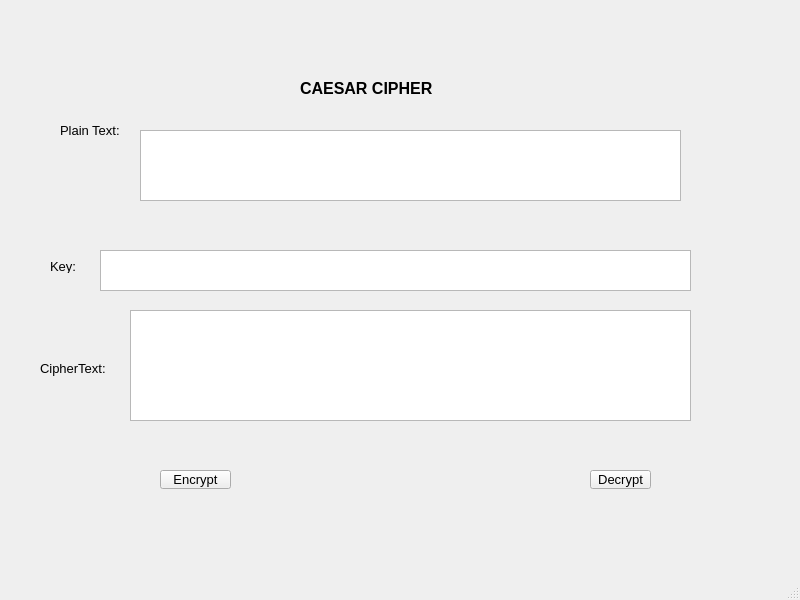
<?xml version="1.0" encoding="UTF-8"?>
<ui version="4.0">
 <class>MainWindow</class>
 <widget class="QMainWindow" name="MainWindow">
  <property name="geometry">
   <rect>
    <x>0</x>
    <y>0</y>
    <width>800</width>
    <height>600</height>
   </rect>
  </property>
  <property name="windowTitle">
   <string>MainWindow</string>
  </property>
  <widget class="QWidget" name="centralwidget">
   <widget class="QLabel" name="label">
    <property name="geometry">
     <rect>
      <x>300</x>
      <y>80</y>
      <width>291</width>
      <height>16</height>
     </rect>
    </property>
    <property name="font">
     <font>
      <pointsize>12</pointsize>
      <weight>75</weight>
      <bold>true</bold>
     </font>
    </property>
    <property name="text">
     <string>CAESAR CIPHER</string>
    </property>
   </widget>
   <widget class="QLabel" name="txt_2">
    <property name="geometry">
     <rect>
      <x>60</x>
      <y>120</y>
      <width>81</width>
      <height>21</height>
     </rect>
    </property>
    <property name="font">
     <font>
      <pointsize>10</pointsize>
      <weight>50</weight>
      <bold>false</bold>
     </font>
    </property>
    <property name="text">
     <string>Plain Text:</string>
    </property>
   </widget>
   <widget class="QLabel" name="txt_3">
    <property name="geometry">
     <rect>
      <x>50</x>
      <y>260</y>
      <width>47</width>
      <height>13</height>
     </rect>
    </property>
    <property name="font">
     <font>
      <pointsize>10</pointsize>
     </font>
    </property>
    <property name="text">
     <string>Key:</string>
    </property>
   </widget>
   <widget class="QLabel" name="txt_4">
    <property name="geometry">
     <rect>
      <x>40</x>
      <y>360</y>
      <width>101</width>
      <height>16</height>
     </rect>
    </property>
    <property name="font">
     <font>
      <pointsize>10</pointsize>
     </font>
    </property>
    <property name="text">
     <string>CipherText:</string>
    </property>
   </widget>
   <widget class="QTextBrowser" name="textBrowser">
    <property name="geometry">
     <rect>
      <x>140</x>
      <y>130</y>
      <width>541</width>
      <height>71</height>
     </rect>
    </property>
   </widget>
   <widget class="QTextBrowser" name="textBrowser_2">
    <property name="geometry">
     <rect>
      <x>100</x>
      <y>250</y>
      <width>591</width>
      <height>41</height>
     </rect>
    </property>
   </widget>
   <widget class="QTextBrowser" name="textBrowser_3">
    <property name="geometry">
     <rect>
      <x>130</x>
      <y>310</y>
      <width>561</width>
      <height>111</height>
     </rect>
    </property>
   </widget>
   <widget class="QToolButton" name="toolButton1">
    <property name="geometry">
     <rect>
      <x>160</x>
      <y>470</y>
      <width>71</width>
      <height>19</height>
     </rect>
    </property>
    <property name="font">
     <font>
      <pointsize>10</pointsize>
     </font>
    </property>
    <property name="text">
     <string>Encrypt</string>
    </property>
   </widget>
   <widget class="QToolButton" name="toolButton_2">
    <property name="geometry">
     <rect>
      <x>590</x>
      <y>470</y>
      <width>61</width>
      <height>19</height>
     </rect>
    </property>
    <property name="font">
     <font>
      <pointsize>10</pointsize>
     </font>
    </property>
    <property name="text">
     <string>Decrypt</string>
    </property>
   </widget>
  </widget>
  <widget class="QMenuBar" name="menubar">
   <property name="geometry">
    <rect>
     <x>0</x>
     <y>0</y>
     <width>800</width>
     <height>21</height>
    </rect>
   </property>
  </widget>
  <widget class="QStatusBar" name="statusbar"/>
 </widget>
 <resources/>
 <connections/>
</ui>
